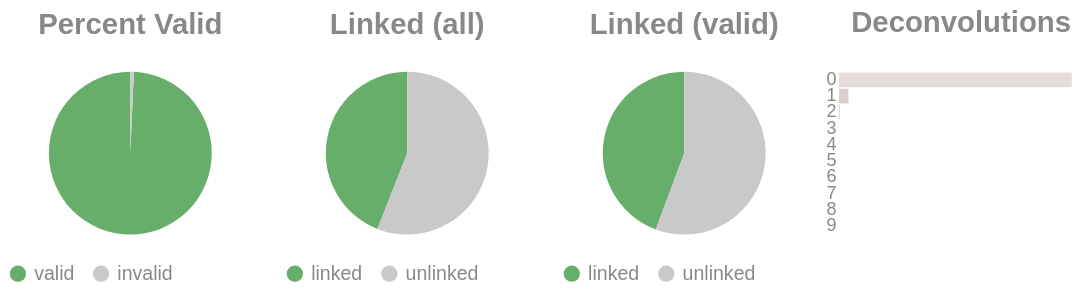

The notebook cell this image was saved under:
### Code cell
if SKIPLR:
    pass
else:
    clash = Counter()
    for i in valids['molecule'].to_list():
        _mol = i.split("-")
        if len(_mol) == 1:
            clash.update('0')
        else:
            clash.update(_mol[-1])

    _d = {"deconvolutions": [], 'count': []}
    for k,v in clash.items():
        _d['deconvolutions'].append(k)
        _d['count'].append(v)

    tot_valid = valids['reads'].sum()
    mask = valids['reads'] >= 2
    n_linked_reads = valids.filter(mask)['reads'].sum()
    if n_linked_reads == 0:
        print_html("No linked molecules (>=2 reads) were detected; skipping linked-only distributions.")
        SKIPLR = True
    else:
        perc_valid = round(tot_valid / n_reads, 4)
        linked_perc_abs = round(n_linked_reads / n_reads, 4)
        linked_perc = round(n_linked_reads / tot_valid, 4)

    _valid = pl.DataFrame({"valids": ['valid', 'invalid'], "count": [tot_valid, n_reads - tot_valid]})
    _linked_abs = pl.DataFrame({"linked (absolute)": ['linked', 'unlinked'], "count": [n_linked_reads, n_reads - n_linked_reads]})
    _linked_rel = pl.DataFrame({"linked (valids)": ['linked', 'unlinked'], "count": [n_linked_reads, tot_valid - n_linked_reads]})

    (
        alt.hconcat(
            piechart(_valid, goodval = 'valid', title = "Percent Valid"),
            piechart(_linked_abs, goodval = "linked", title =  "Linked (all)"),
            piechart(_linked_rel, goodval = "linked", title =  "Linked (valid)"),
            convolutionbar(pl.DataFrame(_d), title = "Deconvolutions"),
            center = True,
            bounds = 'flush'
        )
        .resolve_scale(color='independent')
        .resolve_legend('independent')
        .properties(usermeta={'embedOptions': {"actions": False}})
    ).display()

### Figure 1 — Vega-Lite specification as saved in the notebook (floating-point values rounded to 4 significant figures)
{"width": "container", "height": 400, "config": {"title": {"anchor": "start", "dy": -15, "fontSize": 18, "color": "#888888", "subtitleColor": "#888888", "subtitleFontSize": 14}, "arc": {"fill": "#0072B2"}, "axis": {"domainColor": "#888888", "domainWidth": 0.5, "gridWidth": 0.2, "grid": false, "titleFontWeight": 400, "titleFontSize": 15, "labelFontSize": 11, "labelColor": "#888888", "tickColor": "#888888", "tickWidth": 0.2, "titleColor": "#888888"}, "axisBand": {"grid": false}, "axisX": {"grid": true, "tickSize": 10, "domainCap": "round"}, "axisY": {"domain": false, "grid": true, "tickSize": 0, "domainCap": "round"}, "background": "transparent", "header": {"labelFontSize": 15, "labelColor": "#888888", "titleFontSize": 15, "titleFontWeight": 600, "titleColor": "#888888"}, "legend": {"labelFont": "sans-serif", "labelFontSize": 12, "labelColor": "#888888", "symbolSize": 100, "symbolType": "circle", "titleFontSize": 12, "titlePadding": 10, "titleColor": "#888888", "title": null}, "range": {"category": ["#E69F00", "#56B4E9", "#009E73", "#F0E442", "#0072B2", "#D55E00", "#CC79A7", "#000000"], "diverging": ["#cfe8f3", "#a2d4ec", "#73bfe2", "#46abdb", "#1696d2", "#12719e"]}, "area": {"fill": "#0072B2", "fillOpacity": 0.7, "line": true, "strokeOpacity": 0.7}, "line": {"color": "#0072B2", "stroke": "#0072B2", "strokeWidth": 2}, "trail": {"color": "#0072B2", "stroke": "#0072B2", "strokeWidth": 0, "size": 1}, "point": {"filled": true, "fillOpacity": 1.0, "size": 95}, "text": {"color": "#888888", "fontSize": 11, "align": "right", "fontWeight": 400, "size": 11}, "bar": {"fill": "#0072B2", "stroke": null}, "view": {"stroke": null, "continuousWidth": 660, "continuousHeight": 400}}, "hconcat": [{"data": {"name": "data-b469a07d4d43f467a612feadab5f3b77"}, "mark": {"type": "arc"}, "encoding": {"color": {"field": "valids", "legend": {"orient": "bottom", "title": null}, "scale": {"domain": ["valid", "invalid"], "range": ["#68ae6b", "#C9C9C9"]}, "title": "Valids", "type": "nominal"}, "theta": {"field": "count", "type": "quantitative"}, "tooltip": [{"field": "valids", "title": "Valids", "type": "ordinal"}, {"field": "percent", "format": ".2%", "title": "Percent", "type": "quantitative"}, {"field": "count", "title": "Count", "type": "quantitative"}]}, "height": 100, "title": {"text": "Percent Valid", "align": "center", "anchor": "middle"}, "transform": [{"calculate": "datum.count / 3518540", "as": "percent"}], "width": 150}, {"data": {"name": "data-fe8b870f9a6edaebc537906e0d8a0153"}, "mark": {"type": "arc"}, "encoding": {"color": {"field": "linked (absolute)", "legend": {"orient": "bottom", "title": null}, "scale": {"domain": ["linked", "unlinked"], "range": ["#68ae6b", "#C9C9C9"]}, "title": "Linked (Absolute)", "type": "nominal"}, "theta": {"field": "count", "type": "quantitative"}, "tooltip": [{"field": "linked (absolute)", "title": "Linked (Absolute)", "type": "ordinal"}, {"field": "percent", "format": ".2%", "title": "Percent", "type": "quantitative"}, {"field": "count", "title": "Count", "type": "quantitative"}]}, "height": 100, "title": {"text": "Linked (all)", "align": "center", "anchor": "middle"}, "transform": [{"calculate": "datum.count / 3518540", "as": "percent"}], "width": 150}, {"data": {"name": "data-0550dca30075cb62025a375ea35a256f"}, "mark": {"type": "arc"}, "encoding": {"color": {"field": "linked (valids)", "legend": {"orient": "bottom", "title": null}, "scale": {"domain": ["linked", "unlinked"], "range": ["#68ae6b", "#C9C9C9"]}, "title": "Linked (Valids)", "type": "nominal"}, "theta": {"field": "count", "type": "quantitative"}, "tooltip": [{"field": "linked (valids)", "title": "Linked (Valids)", "type": "ordinal"}, {"field": "percent", "format": ".2%", "title": "Percent", "type": "quantitative"}, {"field": "count", "title": "Count", "type": "quantitative"}]}, "height": 100, "title": {"text": "Linked (valid)", "align": "center", "anchor": "middle"}, "transform": [{"calculate": "datum.count / 3494014", "as": "percent"}], "width": 150}, {"data": {"name": "data-b24b62d25e62012f46cc8d30b47c87b6"}, "mark": {"type": "bar"}, "encoding": {"color": {"field": "deconvolutions", "legend": null, "scale": {"scheme": "lightgreyred"}, "type": "nominal"}, "tooltip": [{"field": "deconvolutions", "title": "Deconvolutions", "type": "ordinal"}, {"field": "percent", "format": ".2%", "title": "Percent", "type": "quantitative"}, {"field": "count", "title": "Count", "type": "quantitative"}], "x": {"axis": null, "field": "count", "type": "quantitative"}, "y": {"field": "deconvolutions", "sort": "ascending", "title": null, "type": "nominal"}}, "height": 100, "title": {"text": "Deconvolutions", "align": "center", "anchor": "middle"}, "transform": [{"calculate": "datum.count / 2388979", "as": "percent"}], "width": 150}], "bounds": "flush", "center": true, "resolve": {"legend": {"angle": "independent"}, "scale": {"color": "independent"}}, "usermeta": {"embedOptions": {"actions": false}}, "$schema": "https://vega.github.io/schema/vega-lite/v6.1.0.json", "datasets": {"data-b469a07d4d43f467a612feadab5f3b77": [{"valids": "valid", "count": 3494014}, {"valids": "invalid", "count": 24526}], "data-fe8b870f9a6edaebc537906e0d8a0153": [{"linked (absolute)": "linked", "count": 1548954}, {"linked (absolute)": "unlinked", "count": 1969586}], "data-0550dca30075cb62025a375ea35a256f": [{"linked (valids)": "linked", "count": 1548954}, {"linked (valids)": "unlinked", "count": 1945060}], "data-b24b62d25e62012f46cc8d30b47c87b6": [{"deconvolutions": "0", "count": 2287347}, {"deconvolutions": "1", "count": 93895}, {"deconvolutions": "2", "count": 6855}, {"deconvolutions": "3", "count": 706}, {"deconvolutions": "4", "count": 131}, {"deconvolutions": "5", "count": 32}, {"deconvolutions": "6", "count": 9}, {"deconvolutions": "7", "count": 2}, {"deconvolutions": "8", "count": 1}, {"deconvolutions": "9", "count": 1}]}}
